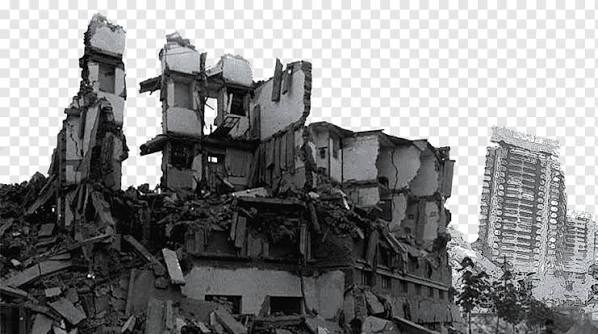
#> input picture backend/carrier.png, 598 x 334 px; the run also reads 1 picture not shown here
$ python basic_steganalysis.py
#> lines starting #> are read from the running program, lines starting #| are printed output that depends on the picture; long printed decimals are rounded
from PIL import Image
import numpy as np


CARRIER = "carrier.png"
STEGO = "stego.png"


def lsb_ratio(image_path):
#> called with image_path = 'carrier.png'
    image = np.array(
        Image.open(image_path).convert("RGB")
    )
#> image is the input picture: shape (334, 598, 3); mean R, G, B 135.8, 136.1, 136.6

    # Extract LSBs from all RGB channels
    lsbs = image & 1
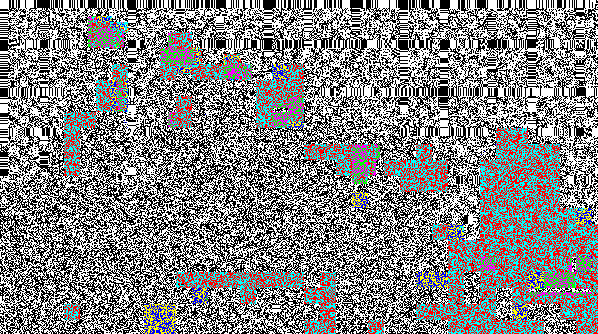
#> lsbs: shape (334, 598, 3); mean R, G, B 0.519, 0.521, 0.522; drawn with 1 as white

    total = lsbs.size
#> total = 599196
    ones = np.sum(lsbs)
#> ones = 312009

    return ones / total


carrier_ratio = lsb_ratio(CARRIER)
#> carrier_ratio = 0.521
stego_ratio = lsb_ratio(STEGO)
#> stego_ratio = 0.52

print("===== BASIC STATISTICAL STEGANALYSIS =====")

print(f"Carrier LSB 1 ratio: {carrier_ratio:.6f}")
#| Carrier LSB 1 ratio: 0.5207
print(f"Stego LSB 1 ratio:   {stego_ratio:.6f}")
#| Stego LSB 1 ratio:   0.5203

difference = abs(carrier_ratio - stego_ratio)
#> difference = 0.000382

print(f"Difference:          {difference:.6f}")
#| Difference:          0.000382
